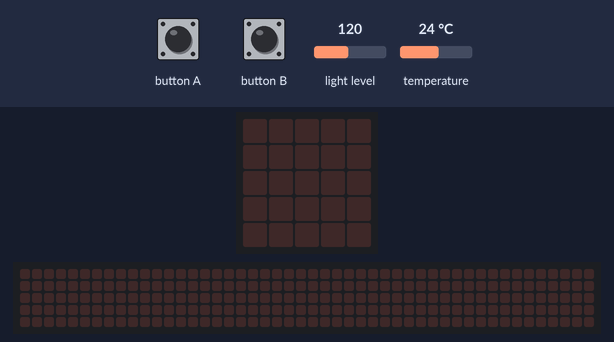
The program below on a simulated BBC micro:bit (MakeCode). On the bench: the board's 5×5 LED display, a strip that is not on the board, showing the scrolling text unrolled. The test bench sets the inputs (shaded band); at power-on: light level 120, temperature 24 °C. The 48×5 strip is a reading aid, not a part: it shows the text the display is scrolling, unrolled, one strip-width of it at a time.

Above: at 1.2 s.
1.3 s: button A pressed for 0.15 s
At 1.45 s:
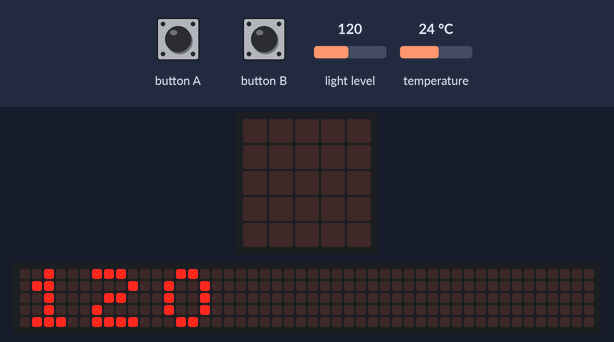
4.3 s: button B pressed for 1 s
At 7.47 s:
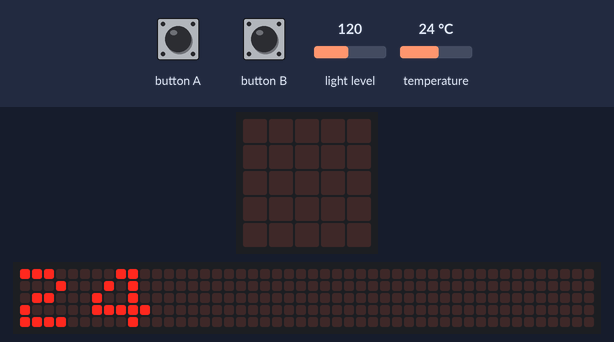
8.3 s: button B pressed for 0.15 s
At 8.53 s:
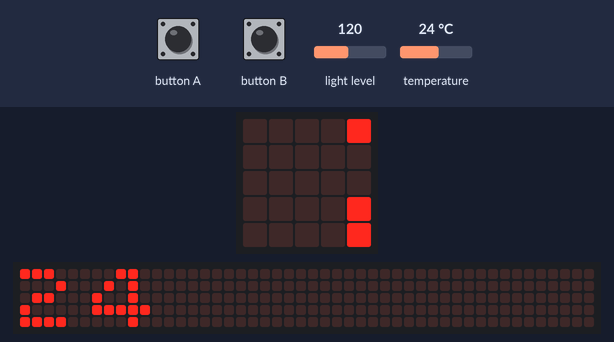
11.3 s: button B pressed for 3.2 s
At 11.68 s:
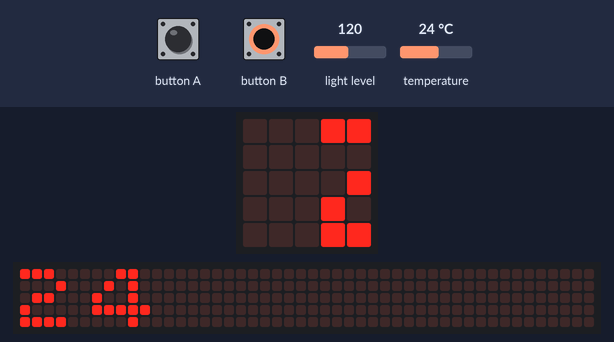

The program:

main.ts
```typescript
let que = 0
input.onButtonPressed(Button.A, function () {
    que = input.lightLevel()
})
input.onButtonPressed(Button.B, function () {
    que = input.temperature()
})
basic.forever(function () {
    if (input.buttonIsPressed(Button.A)) {
        basic.showString("" + (input.lightLevel()))
    } else if (input.buttonIsPressed(Button.B)) {
        basic.showString("" + (input.temperature()))
    }
})
basic.forever(function () {
    que = input.lightLevel()
    que = input.temperature()
})
```

test.ts
```typescript
// aquí va el archivo "tests"; esto no se compilará cuando este paquete se utilice como una extensión.
```

Measured:
- after the input at 1.3 s, the display: changes at once (image 1)
- after the input at 8.3 s, the display: first changes at once (image 3 shows a later state)
- after the input at 11.3 s, the display: first changes after 0.05 s (image 4 shows a later state)
